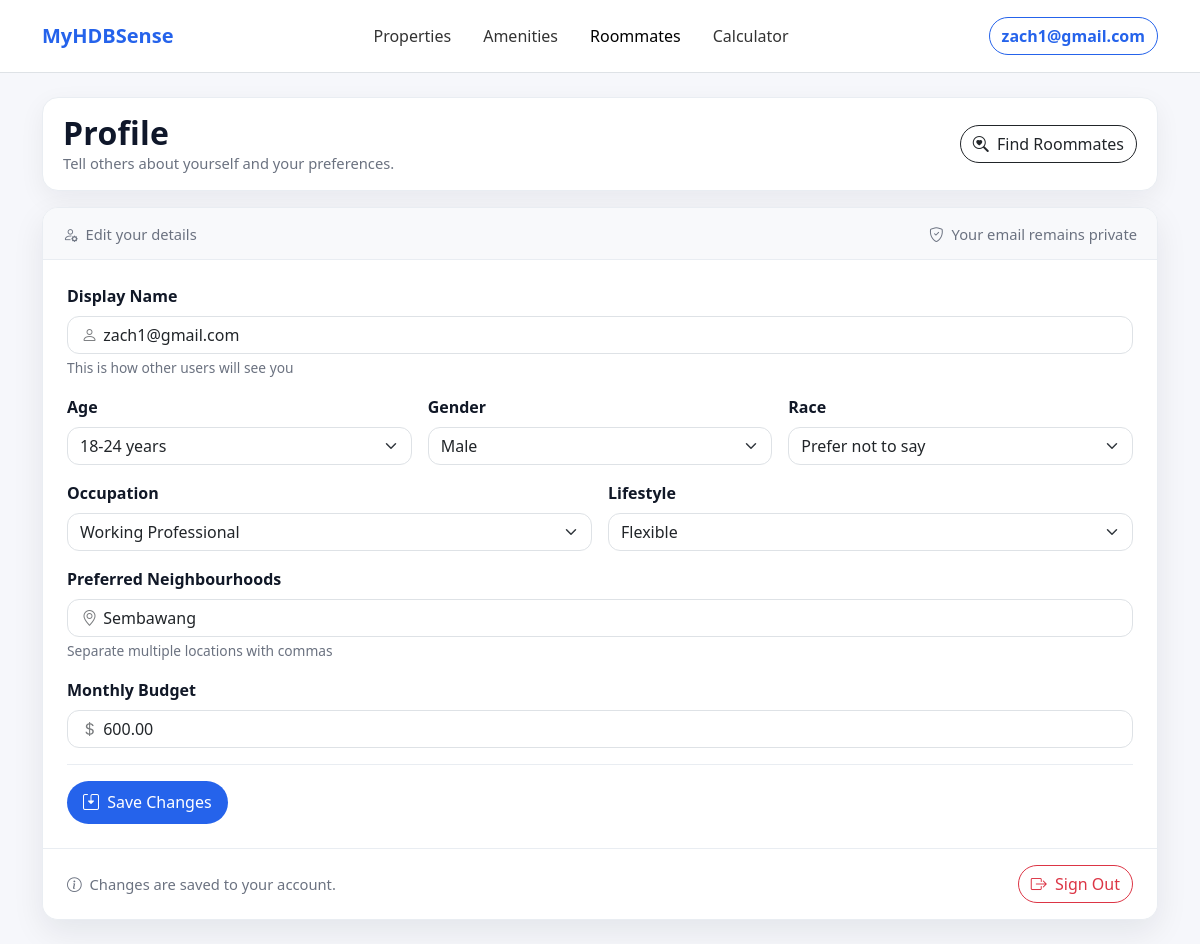
Page /accounts/roommate/profile/ (signed in) on the committed database.
### accounts/models.py (models this page shows, shortened)
class CustomUser(AbstractUser):
    email = models.EmailField(unique=True)

class RoommateProfile(models.Model):
    user = models.OneToOneField(settings.AUTH_USER_MODEL, on_delete=models.CASCADE)
    display_name = models.CharField(max_length=100, blank=True)
    age_range = models.CharField(
        max_length=20,
        choices=[
            ('18-24', '18-24 years'),
            ('25-34', '25-34 years'),
            ('35-44', '35-44 years'),
            ('45+', '45+ years')
        ],
        default='25-34'
    )
    gender = models.CharField(max_length=10, choices=GENDER_CHOICES)
    race = models.CharField(max_length=10, choices=RACE_CHOICES, default="-")
    occupation = models.CharField(
        max_length=20,
        choices=[
            ('student', 'Student'),
            ('working', 'Working Professional'),
            ('other', 'Other')
        ],
        default='working'
    )
    lifestyle = models.CharField(
        max_length=20,
        choices=[
            ('early_bird', 'Early Bird'),
            ('night_owl', 'Night Owl'),
            ('flexible', 'Flexible')
        ],
        default='flexible'
    )
    neighbourhoods_csv = models.TextField(help_text="Comma-separated list of preferred neighborhoods", null=True, blank=True)
    budget = models.DecimalField(max_digits=8, decimal_places=2, default=0)
    is_looking = models.BooleanField(default=True)

### accounts/views.py (the view, shortened to what this page needs)
# urls.py: path('roommate/profile/', views.roommate_profile_edit, name='roommate_profile_edit'),
@login_required
def roommate_profile_edit(request):
    try:
        profile = RoommateProfile.objects.get(user=request.user)
    except RoommateProfile.DoesNotExist:
        profile = None
    initial_data = {}
    if profile:
        initial_data = {
            'display_name': profile.display_name,
            'age_range': profile.age_range,
            'gender': profile.gender,
            'race': profile.race,
            'occupation': profile.occupation,
            'lifestyle': profile.lifestyle,
            'neighbourhoods_csv': profile.neighbourhoods_csv,
            'budget': profile.budget
        }
    return render(request, 'accounts/roommate_profile_edit.html', {
        'form': {'initial': initial_data}
    })

### accounts/templates/accounts/roommate_profile_edit.html (shortened to what this page needs)
{% load static %}
<!DOCTYPE html>
<html lang="en">
<head>
  <link href="https://cdn.jsdelivr.net/npm/bootstrap@5.3.3/dist/css/bootstrap.min.css" rel="stylesheet"/>
  <link href="https://cdn.jsdelivr.net/npm/bootstrap-icons@1.11.3/font/bootstrap-icons.css" rel="stylesheet"/>
</head>
<body>
  {% include "accounts/navbar.html" %}
  <main class="container py-4">
    <section class="hero mb-3 d-flex align-items-center justify-content-between gap-2">
      <div>
        <h2 class="mb-0 section-title">Profile</h2>
        <div class="small-muted">Tell others about yourself and your preferences.</div>
      </div>
      <a href="{% url 'roommates' %}" class="btn btn-outline-dark">
        <i class="bi bi-search-heart me-1"></i> Find Roommates
      </a>
    </section>
    <section class="card card-soft">
      <div class="card-header-bar d-flex align-items-center justify-content-between">
        <div class="small-muted"><i class="bi bi-person-gear me-1"></i> Edit your details</div>
        <div class="small-muted"><i class="bi bi-shield-check me-1"></i> Your email remains private</div>
      </div>
      <div class="card-body p-3 p-md-4">
        <form method="post" class="form-grid">
          <div class="row g-3 mb-3">
            <div class="col-12">
              <label class="form-label">Display Name</label>
              <div class="input-icon">
                <i class="bi bi-person"></i>
                <input type="text"
                      name="display_name"
                      class="form-control"
                      value="{{ form.initial.display_name|default:user.get_full_name|default:user.username }}"
                      required>
              </div>
              <div class="hint mt-1">This is how other users will see you</div>
            </div>
          </div>
          <div class="row g-3 mb-3">
            <div class="col-md-4">
              <label class="form-label">Age</label>
              <select name="age_range" class="form-select" required>
                <option value="18-24" {% if form.initial.age_range == '18-24' %}selected{% endif %}>18-24 years</option>
              </select>
            </div>
            <div class="col-md-4">
              <label class="form-label">Gender</label>
              <select name="gender" class="form-select" required>
                <option value="male" {% if form.initial.gender == 'male' %}selected{% endif %}>Male</option>
              </select>
            </div>
            <div class="col-md-4">
              <label class="form-label">Race</label>
              <select name="race" class="form-select" required>
                <option value="-"
                        {% if form.initial.race == '-' or not form.initial.race %}selected{% endif %}>
                  Prefer not to say
                </option>
              </select>
            </div>
          </div>
          <div class="row g-3 mb-3">
            <div class="col-md-6">
              <label class="form-label">Occupation</label>
              <select name="occupation" class="form-select" required>
                <option value="working" {% if form.initial.occupation == 'working' %}selected{% endif %}>Working Professional</option>
              </select>
            </div>
            <div class="col-md-6">
              <label class="form-label">Lifestyle</label>
              <select name="lifestyle" class="form-select" required>
                <option value="flexible" {% if form.initial.lifestyle == 'flexible' %}selected{% endif %}>Flexible</option>
              </select>
            </div>
          </div>
          <div class="row g-3 mb-3">
            <div class="col-12">
              <label class="form-label">Preferred Neighbourhoods</label>
              <div class="input-icon">
                <i class="bi bi-geo-alt"></i>
                <input type="text"
                      name="neighbourhoods_csv"
                      class="form-control"
                      placeholder="e.g., Toa Payoh, Bishan, Serangoon"
                      value="{{ form.initial.neighbourhoods_csv }}"
                      required>
              </div>
              <div class="hint mt-1">Separate multiple locations with commas</div>
            </div>
          </div>
          <div class="row g-3 mb-3">
            <div class="col-12">
              <label class="form-label">Monthly Budget</label>
              <div class="input-icon">
                <i class="bi bi-currency-dollar"></i>
                <input type="number"
                      name="budget"
                      class="form-control"
                      placeholder="Your monthly rental budget"
                      value="{{ form.initial.budget }}"
                      required>
              </div>
            </div>
          </div>
          <div class="divider"></div>
          <button type="submit" class="btn btn-brand text-white">
            <i class="bi bi-save2 me-1"></i> Save Changes
          </button>
        </form>
      </div>
      <div class="save-row px-3 px-md-4 py-3 d-flex justify-content-between align-items-center">
        <div class="small-muted"><i class="bi bi-info-circle me-1"></i> Changes are saved to your account.</div>
        <form action="{% url 'logout' %}" method="post" class="m-0">
          <button type="submit" class="btn btn-outline-danger rounded-pill">
            <i class="bi bi-box-arrow-right me-1"></i> Sign Out
          </button>
        </form>
      </div>
    </section>
  </main>
</body>
</html>

### accounts/templates/accounts/navbar.html (shortened to what this page needs)
{% load static %}
<nav class="navbar navbar-expand-lg navbar-light bg-white border-bottom py-3">
  <div class="container">
    <a class="navbar-brand fw-bold" href="{% url 'home' %}" style="color:#2563eb;">MyHDBSense</a>
    <div class="collapse navbar-collapse" id="mainNav">
      <ul class="navbar-nav mx-auto gap-lg-3">
        <li class="nav-item">
          <a class="nav-link {% if request.resolver_match.url_name == 'properties' %}active{% endif %}"
             href="{% url 'properties' %}">Properties</a>
        </li>
        <li class="nav-item">
          <a class="nav-link {% if request.resolver_match.url_name == 'amenities' or request.resolver_match.url_name == 'search_amenities' %}active{% endif %}"
             href="{% url 'amenities' %}">Amenities</a>
        </li>
        {% with name=request.resolver_match.url_name %}
        <li class="nav-item">
          <a class="nav-link {% if name in 'roommates sharing_request roommate_profile_edit' %}active{% endif %}"
             href="{% url 'roommates' %}">Roommates</a>
        </li>
        {% endwith %}
        <li class="nav-item">
          <a class="nav-link {% if request.resolver_match.url_name == 'calculator' %}active{% endif %}"
             href="{% url 'calculator' %}">Calculator</a>
        </li>
      </ul>
      <div class="d-flex ms-lg-3 align-items-center gap-2">
        {% if user.is_authenticated %}
          <a href="{% url 'roommate_profile_edit' %}"
             class="btn btn-outline-primary rounded-pill fw-semibold"
             style="border-color:#2563eb;color:#2563eb;">
            {{ user.email|default:user.username|default:"Profile" }}
          </a>
        {% endif %}
      </div>
    </div>
  </div>
</nav>

### accounts/templates/accounts/roommate_profile_edit.html (style rules this page uses)
:root { --brand:#2563eb; --ink:#0f172a; --muted:#6b7280; --bg:#f6f7fb; --card:#ffffff; --border:#e9edf2; --r:16px; }
body { background:var(--bg); }
.hero { background:#fff; border:1px solid var(--border); border-radius:var(--r); padding:1rem 1.25rem; box-shadow:0 8px 26px rgba(16,24,40,.06); }
.card-soft { border:1px solid var(--border); border-radius:var(--r); background:var(--card); box-shadow:0 12px 32px rgba(16,24,40,.08); overflow:hidden; }
.section-title { font-weight:800; letter-spacing:.2px; color:var(--ink); }
.small-muted { color:var(--muted); font-size:.92rem; }
.divider { height:1px; background:var(--border); margin:1rem 0; }
.form-label { font-weight:650; color:#111827; }
.hint { color:var(--muted); font-size:.86rem; }
.btn-brand { background:var(--brand); border:none; border-radius:999px; padding:.6rem 1rem; }
.btn-outline-dark { border-radius:999px; }
.input-icon { position:relative; }
.input-icon i { position:absolute; left:.9rem; top:50%; transform:translateY(-50%); opacity:.6; }
.input-icon input { padding-left:2.2rem; }
.card-header-bar { background:#f8f9fb; border-bottom:1px solid var(--border); padding:.9rem 1.25rem; }
.save-row { background:#fff; border-top:1px solid var(--border); }
.form-control,.form-select { border-radius:12px; }

### accounts/templates/accounts/navbar.html (style rules this page uses)
.nav-link { font-weight:500; color:#333; }
.nav-link.active, .nav-link:hover { color:#2563eb; }

### rows in the picture
CustomUser: email "zach1@gmail.com"
RoommateProfile: display_name "zach1@gmail.com", age_range "18-24 years", gender "Male", occupation "Working Professional", lifestyle "Flexible", neighbourhoods_csv "Sembawang", budget "600.00"
